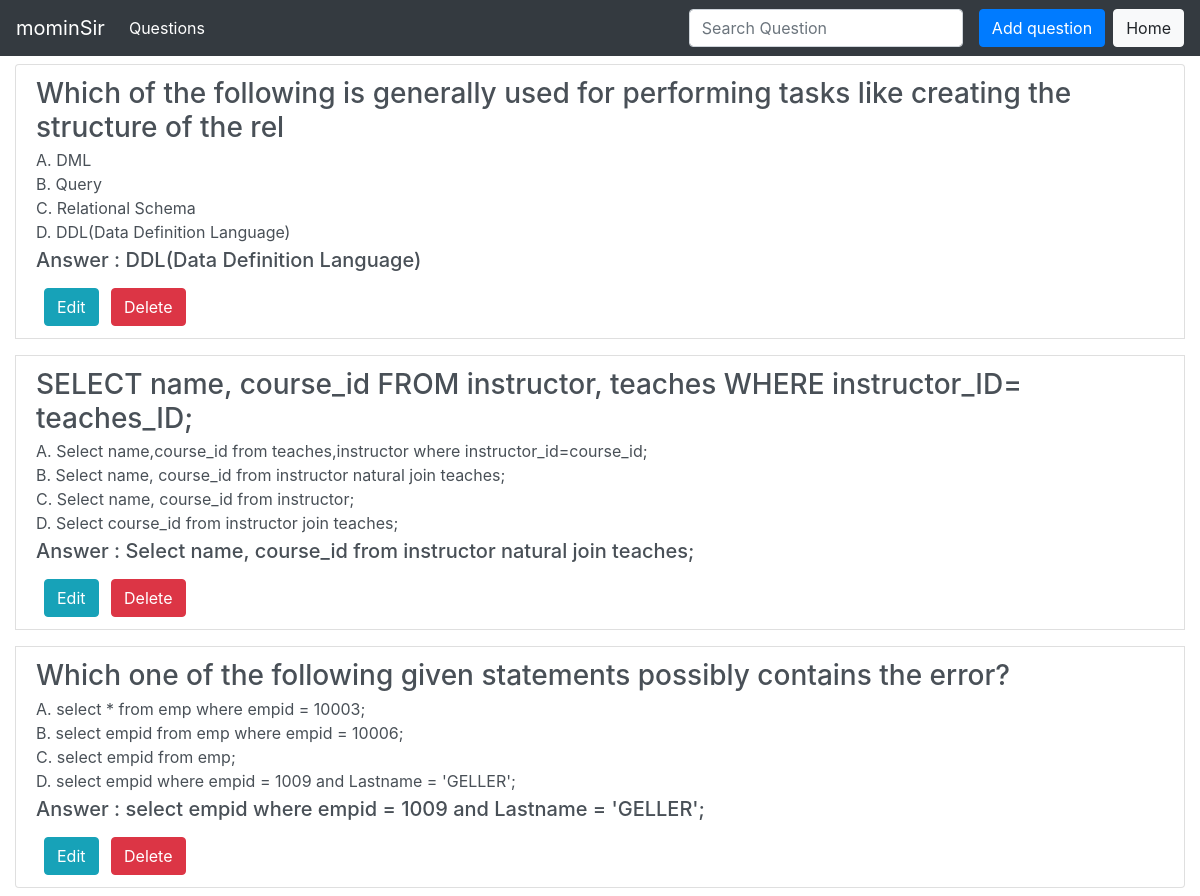
The page /prof/question/view_all_ques (signed in) on the database its author committed.
### main/models/question.py (models this page shows, shortened)
class Question_DB(models.Model):
    professor = models.ForeignKey(User, limit_choices_to={'groups__name': "Professor"}, on_delete=models.CASCADE, null=True)
    qno = models.AutoField(primary_key=True)
    question = models.CharField(max_length=100)
    optionA = models.CharField(max_length=100)
    optionB = models.CharField(max_length=100)
    optionC = models.CharField(max_length=100)
    optionD = models.CharField(max_length=100)
    answer = models.CharField(max_length=200)

### prof/views/question.py (the view, shortened to what this page needs)
def view_all_ques(request):
    prof = request.user
    return render(request, 'prof/question/view_all_questions.html', {
        'question_db': Question_DB.objects.filter(professor=prof), 'prof': prof
    })

### prof/templates/prof/question/view_all_questions.html (shortened to what this page needs)
{% extends 'prof/base/base.html' %}
{% load static %}
{% block navbar_title %}{{ prof.username }}{% endblock navbar_title %}
{% block navitem_title %}Questions{% endblock navitem_title %}
{% block searchInput %}
    <form class="form-inline my-2 my-lg-0">
        <input id='searchQuestion' class="form-control mr-sm-2" type="search" placeholder="Search Question" aria-label="Search">
    </form>
{% endblock searchInput %}
{% block buttons %}
    <a class="btn btn-primary mx-2" href="{% url 'prof:add_question' %}">Add question</a><br>
    <a class="btn btn-light" href="{% url 'prof:index' %}">Home</a>
{% endblock buttons %}
{% block body %}
    <div class="container-fluid">
        <div class="list-group">
            {% for ques in question_db %}
            <div class="list-group-item list-group-item-action flex-column align-items-start my-2">
                <div class="d-flex w-100 justify-content-between">
                    <h3 class="mb-1">{{ ques.question }}</h3>
                </div>
                <p class="mb-1">
                    A. {{ques.optionA}}<br>
                    B. {{ques.optionB}}<br>
                    C. {{ques.optionC}}<br>
                    D. {{ques.optionD}}<br>
                    <h5>Answer : {{ques.answer}}</h5>
                </p>
                <form method="POST">
                    <a class="btn btn-info mx-2" href="{% url 'prof:edit_question' ques.qno %}">Edit</a>
                    <input class="btn btn-danger" type="submit"
                        onclick="return confirm('Are you sure you want to delete this question?')" value="Delete">
                </form>
            </div>
            {% empty %}
            <h3>No Questions available</h3>
            {% endfor %}
        </div>
    </div>
{% endblock body %}

### rows shown on the page
Question_DB: question "Which of the following is generally used for performing tasks like creating the structure of the rel", optionA "DML", optionB "Query", optionC "Relational Schema", optionD "DDL(Data Definition Language)", answer "DDL(Data Definition Language)"
Question_DB: question "SELECT name, course_id FROM instructor, teaches WHERE instructor_ID= teaches_ID;", optionA "Select name,course_id from teaches,instructor where instructor_id=course_id;", optionB "Select name, course_id from instructor natural join teaches;", optionC "Select name, course_id from instructor;", optionD "Select course_id from instructor join teaches;", answer "Select name, course_id from instructor natural join teaches;"
Question_DB: question "Which one of the following given statements possibly contains the error?", optionA "select * from emp where empid = 10003;", optionB "select empid from emp where empid = 10006;", optionC "select empid from emp;", optionD "select empid where empid = 1009 and Lastname = 'GELLER';", answer "select empid where empid = 1009 and Lastname = 'GELLER';"

### other values the page prints
{{ prof.username }} "mominSir"
